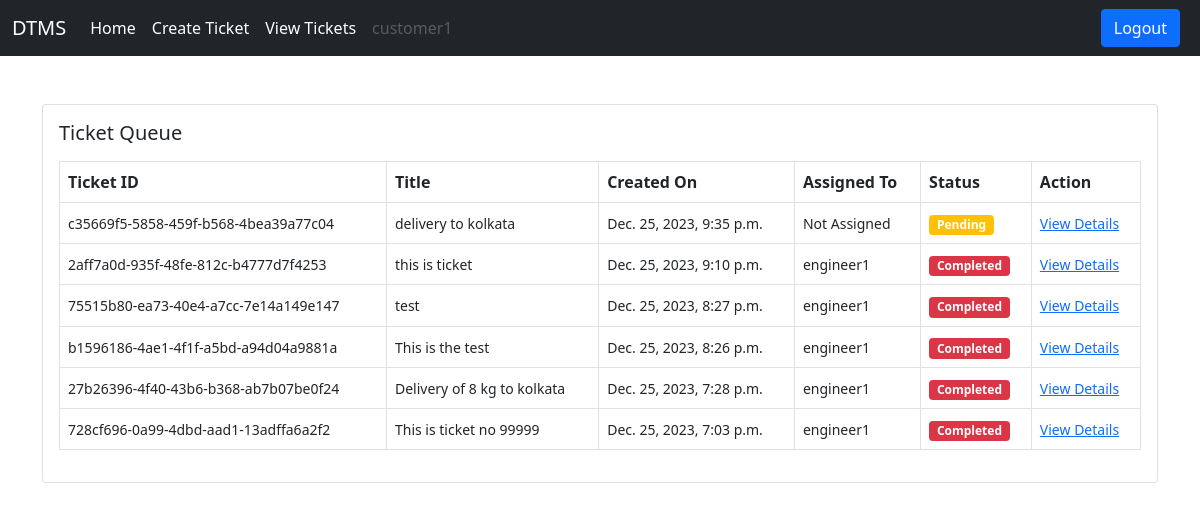
Screenshot of /ticket/all-tickets/ (signed in) with the database file from the repository.
### users/models.py (models this page shows)
class User(AbstractUser):
    is_customer = models.BooleanField(default=False)
    is_engineer = models.BooleanField(default=False)
    def __str__(self):
        return self.username

### ticket/models.py (models this page shows, shortened)
class Ticket(models.Model):
    status_choices =(
        ('Active','Active'),
        ('Completed','Completed'),
        ('Pending','Pending')
    )
    ticket_number = models.UUIDField(default=uuid.uuid4)
    title = models.CharField(max_length=100)
    description = models.TextField()
    created_by = models.ForeignKey(User, on_delete=models.CASCADE, related_name='created_by')
    date_created = models.DateTimeField(auto_now_add=True)
    assigned_to = models.ForeignKey(User, on_delete=models.DO_NOTHING, null= True , blank = True)
    is_resolved = models.BooleanField(default=False)
    accepted_date = models.DateTimeField(null=True, blank=True)
    close_date = models.DateTimeField(null=True, blank=True)
    ticket_status = models.CharField(max_length=15, choices=status_choices)

### ticket/views.py (the view)
# urls.py: path('all-tickets/',views.all_tickets, name='all-tickets'),
@login_required
def all_tickets(request):
    tickets = Ticket.objects.filter(created_by=request.user).order_by('-date_created')
    context ={'tickets':tickets}
    return render(request,'ticket/all_tickets.html',context)

### templates/ticket/all_tickets.html
{% extends 'base.html'%}
{%block content%}
<div class="card mx-auto" style="width: 76 rem;">
    <div class="card-body">
        <h5 class="card-title mb-3">Ticket Queue</h5>
        <table class="table table-bordered">
            <thead>
                <tr>
                    <th scope="col">Ticket ID</th>
                    <th scope="col">Title</th>
                    <th scope="col">Created On</th>
                    <th scope="col">Assigned To</th>
                    <th scope="col">Status</th>
                    <th scope="col">Action</th>
                </tr>
            </thead>
            <tbody>
                {%for ticket in tickets%}
                <tr>
                    <td><small>{{ticket.ticket_number}}</small></td>
                    <td><small>{{ticket.title}}</small></td>
                    <td><small>{{ticket.date_created}}</small></td>
                    {%if ticket.assigned_to%}
                    <td><small>{{ticket.assigned_to}}</small></td>
                    {%else%}
                    <td><small>Not Assigned</small></td>
                    {%endif %}
                    {% if ticket.ticket_status == 'Active' %}
                    <td><span class="badge bg-success">Active</span></td>
                {% elif ticket.ticket_status == 'Pending' %}
                    <td><span class="badge bg-warning">Pending</span></td>
                {% elif ticket.ticket_status == 'Completed' %}
                    <td><span class="badge bg-danger">Completed</span></td>
                {% endif %}
                <td><small><a href="{% url 'ticket-details' ticket.pk %}">View Details</a></small></td>
                    </tr>
                    {%endfor%}
                </tbody>
            </table>
        </div>
        </div>
{%endblock content%}

### templates/base.html (shortened to what this page needs)
<!DOCTYPE html>
<html lang="en">
  <head>
    <link
      href="https://cdn.jsdelivr.net/npm/bootstrap@5.0.2/dist/css/bootstrap.min.css"
      rel="stylesheet"
    />
  </head>
  <body>
    {% if request.user.is_customer %}
    <nav class="navbar navbar-expand-lg navbar-dark bg-dark">
      <div class="container-fluid">
        <a class="navbar-brand" href="/">DTMS</a>
        <div class="collapse navbar-collapse" id="navbarSupportedContent">
          <ul class="navbar-nav me-auto mb-2 mb-lg-0">
            <li class="nav-item">
              <a class="nav-link active" aria-current="page" href="/">Home</a>
            </li>
            <li class="nav-item">
              <a class="nav-link active" href="{%url 'create-ticket' %}">Create Ticket</a>
            </li>
            <li class="nav-item">
              <a class="nav-link active" href="{%url 'all-tickets' %}">View Tickets</a>
            </li>
            <li class="nav-item">
              <a
                class="nav-link disabled"
                href="#"
                tabindex="-1"
                aria-disabled="true"
                >{{request.user.username}}</a
              >
            </li>
          </ul>
          <a href="{% url 'logout' %}" class="btn btn-primary me-2">Logout</a>
        </div>
      </div>
    </nav>
    {% endif %}
    <div class="container mt-5">
       {%block content%} {%endblock content%}
    </div>
  </body>
</html>

### rows the page displays
User: user.username "customer1"
Ticket: ticket_number "c35669f5-5858-459f-b568-4bea39a77c04", title "delivery to kolkata", date_created "Dec. 25, 2023, 9:35 p.m.", shows "Not Assigned", ticket_status "Pending"
Ticket: ticket_number "2aff7a0d-935f-48fe-812c-b4777d7f4253", title "this is ticket", date_created "Dec. 25, 2023, 9:10 p.m.", assigned_to "engineer1", ticket_status "Completed"
Ticket: ticket_number "75515b80-ea73-40e4-a7cc-7e14a149e147", title "test", date_created "Dec. 25, 2023, 8:27 p.m.", assigned_to "engineer1", ticket_status "Completed"
Ticket: ticket_number "b1596186-4ae1-4f1f-a5bd-a94d04a9881a", title "This is the test", date_created "Dec. 25, 2023, 8:26 p.m.", assigned_to "engineer1", ticket_status "Completed"
Ticket: ticket_number "27b26396-4f40-43b6-b368-ab7b07be0f24", title "Delivery of 8 kg to kolkata", date_created "Dec. 25, 2023, 7:28 p.m.", assigned_to "engineer1", ticket_status "Completed"
Ticket: ticket_number "728cf696-0a99-4dbd-aad1-13adffa6a2f2", title "This is ticket no 99999", date_created "Dec. 25, 2023, 7:03 p.m.", assigned_to "engineer1", ticket_status "Completed"
